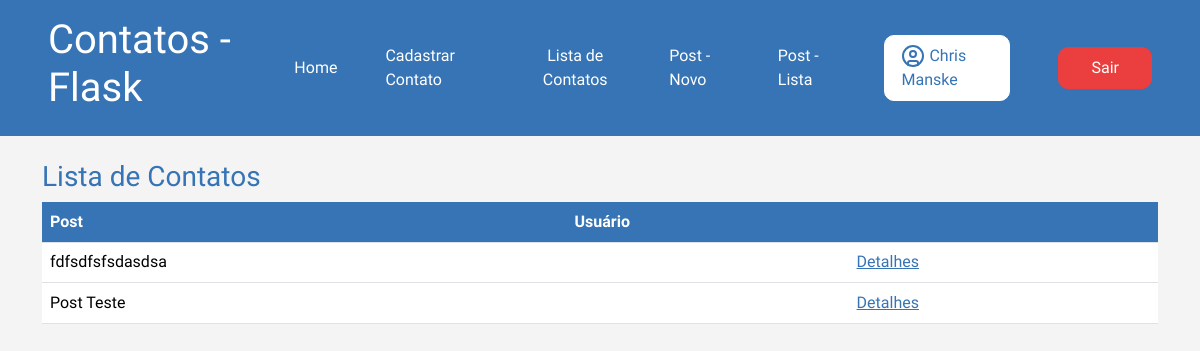
/post/lista (signed in), run on an earlier commit of the app's database.
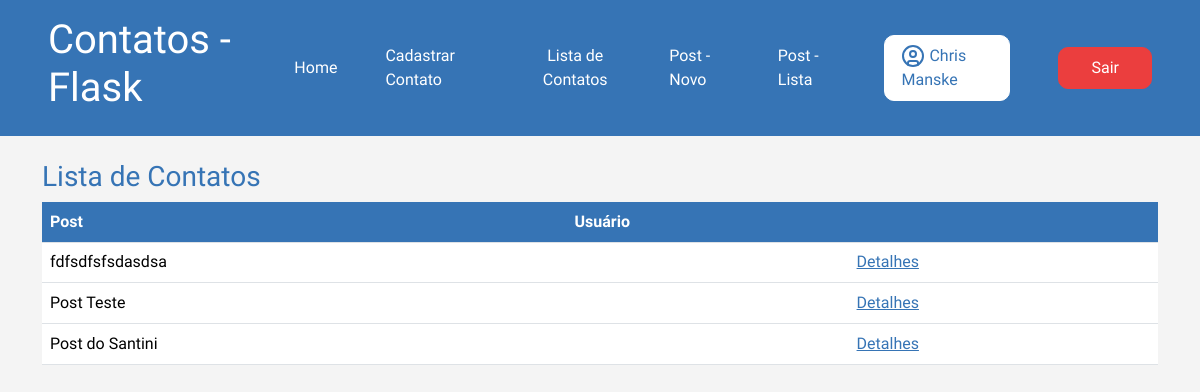
And on a later commit of the database.
### app/models.py (models this page shows, shortened)
class User(db.Model, UserMixin):
    id = db.Column(db.Integer, primary_key=True)
    nome = db.Column(db.String(100), nullable=True)
    sobrenome = db.Column(db.String(100), nullable=True)
    email = db.Column(db.String(100), nullable=True)
    senha = db.Column(db.String(100), nullable=True)
    posts = db.relationship('Post', backref='autor', lazy=True)
    comentarios = db.relationship('PostComentarios', backref='autor', lazy=True)

class Post(db.Model):
    id = db.Column(db.Integer, primary_key=True)
    data_criacao = db.Column(db.DateTime, default=datetime.now())
    mensagem = db.Column(db.String(500), nullable=True)
    imagem = db.Column(db.String(500), nullable=True, default='default.png')
    user_id = db.Column(db.Integer, db.ForeignKey('user.id'), nullable=True)
    comentarios = db.relationship('PostComentarios', backref='post', lazy=True)

### app/views.py (the view)
@app.route('/post/lista')
@login_required
def PostLista():
    posts = Post.query.all()
    print(current_user.posts)
    return render_template('post_lista.html', posts=posts)

### app/models.py (called while the page is built)
@login_manager.user_loader
def load_user(user_id):
    return User.query.get(user_id)

### app/templates/post_lista.html (shortened to what this page needs)
{% extends 'base.html' %}
{% block content %}
    <div class="container">
            <div class="row mt-4">
                <h3>Lista de Contatos</h3>
                <div class="col-12">
                    <table class="table">
                        <thead>
                            <tr>
                                <th>Post</th>
                                <th>Usuário</th>
                                <th></th>
                            </tr>
                        </thead>
                        <body>
                            <tr>
                                {% for linha in posts %}
                                <tr>
                                    <td>{{linha.mensagem }}</td>
                                    <td>{{linha.user_id.nome}}</td>
                                    <td><a href="{{url_for('PostComentarios', id=linha.id)}}" id="detalhesPost">Detalhes</a></td>
                                </tr>
                                {% endfor %}
                            </tr>
                        </body>
                    </table>
                </div>
            </div>
    </div>
{% endblock %}

### app/templates/base.html (shortened to what this page needs)
<!DOCTYPE html>
<html lang="pt-br">
<head>
    <link href="https://cdn.jsdelivr.net/npm/bootstrap@5.3.7/dist/css/bootstrap.min.css" rel="stylesheet">
    <link rel="stylesheet" href="{{ url_for('static', filename='style.css') }}">
</head>
<body>
        {% block content %} {% endblock %}
</body>
</html>

### app/templates/header.html (shortened to what this page needs)
{% extends "base.html" %}
{% block content %}
    <header>
        <div class="container-header">
            <div class="logo">
                <h1>Contatos - Flask</h1>
            </div>
            <div class="botoesLinks">
                <a href="{{url_for('homepage')}}" class="link">Home</a>
                <a href="{{url_for('contato_cadastro')}}" class="link">Cadastrar Contato</a>
                <a href="{{url_for('contatoLista')}}" style="text-align: center;" class="link">Lista de Contatos</a>
                <a href="{{url_for('PostNovo')}}"class="link">Post - Novo</a>
                <a href="{{url_for('PostLista')}}"class="link">Post - Lista</a>
                {% if current_user.is_authenticated %}
                <a href="" class="Cadastro-User-Logado"> {{current_user.nome}} {{current_user.sobrenome}}</a>
                <a href="{{url_for('logout')}}" class="Cadastro-Sair">Sair</a>
                {% else %}
                <a href="{{url_for('login')}}" class="Cadastro-User">Entrar/Cadastrar</a>
                {% endif %}
            </div>
        </div>
    </header>
{% endblock %}

### app/static/style.css (style rules this page uses)
* { margin: 0; padding: 0; }
body { font-family: "Nata Sans", sans-serif; background-color: #f4f4f4; color: #3674B5; width: 100%; }
header { background-color: #3674B5; color: white; font-family: "Nata Sans", sans-serif; width: 100%; }
.container-header { display: flex; flex-direction: row; justify-content: space-between; align-items: center; padding: 1rem 3rem; }
.container-header h1 { font-size: 2.5rem; }
.botoesLinks { display: flex; align-items: center; gap: 3rem; }
.botoesLinks a { text-decoration: none; color: white; }
.container { width: 100% !important; }
.table th { background-color: #3674B5 !important; color: white; }
.Cadastro-User-Logado { color: #3674B5 !important; background-color: white; border: 1px solid white; padding: 0.5rem 1rem; border-radius: 10px; }
.Cadastro-Sair { color: #ffffff !important; background-color: rgb(235, 62, 62); border: 1px solid rgb(235, 62, 62); padding: 0.5rem 2rem; border-radius: 10px; }
#detalhesPost { color: #3674B5 !important; }

What changed in the data, as far as the page shows it:
added Post: mensagem "Post do Santini"
